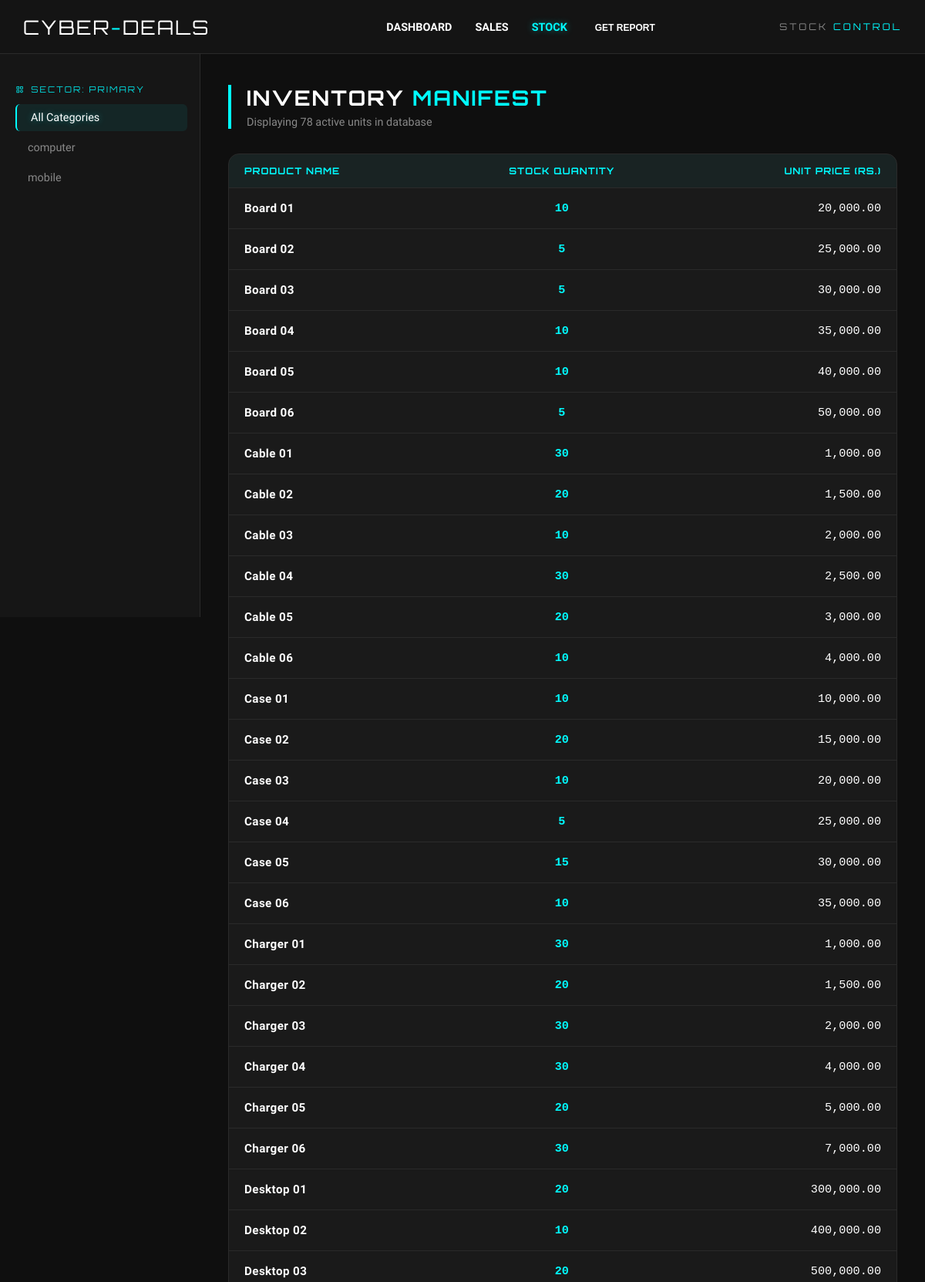
Screenshot of /public/admin/reports/stock.php (upper part) with the database file from the repository.
### tables this page shows
CREATE TABLE IF NOT EXISTS `products` (
  `id` int(11) NOT NULL AUTO_INCREMENT,
  `name` varchar(255) NOT NULL,
  `mainCategory` varchar(255) NOT NULL,
  `subCategory` varchar(255) NOT NULL,
  `description` text NOT NULL,
  `price` decimal(10,2) NOT NULL,
  `quantity` int(11) NOT NULL,
  `image` varchar(255) NOT NULL,
  PRIMARY KEY (`id`)
);

### public/admin/reports/stock.php (the view, shortened to what this page needs)
<?php
$database = new Database();
$db = $database->getConnection();
$mainCategory = $_GET['mainCategory'] ?? '';
$subCategory  = $_GET['subCategory'] ?? '';
$mainCategories = $db
    ->query("SELECT DISTINCT mainCategory FROM products ORDER BY mainCategory")
    ->fetchAll(PDO::FETCH_ASSOC);
$sql = "SELECT name, quantity, price FROM products
        WHERE (:mainCategory = '' OR mainCategory = :mainCategory)
          AND (:subCategory  = '' OR subCategory  = :subCategory)
        ORDER BY name";
$stmt = $db->prepare($sql);
$stmt->execute([
    ':mainCategory' => $mainCategory,
    ':subCategory'  => $subCategory
]);
$products = $stmt->fetchAll(PDO::FETCH_ASSOC);
?>
<!DOCTYPE html>
<html lang="en">
<head>
    <link href='https://unpkg.com/boxicons@2.1.4/css/boxicons.min.css' rel='stylesheet'>
    <link href="../../assets/css/staff/admin/stock_report.css" rel="stylesheet">
</head>
<body>
    <nav class="navbar">
        <div class="nav-content">
            <div class="brand-section">
                <a class="brand-name">CYBER<span class="blue">-</span>DEALS</a>
            </div>
            <ul class="nav-links">
                <li><a href="../dashboard.php">Dashboard</a></li>
                <li><a href="sales.php">Sales</a></li>
                <li><a href="stock.php" class="active">Stock</a></li>
                <li>
                    <form action="download_stock_report.php" method="POST">
                        <button type="submit" class="btn-report">
                            <span>Get Report</span>
                        </button>
                    </form>
                </li>
            </ul>
            <div class="nav-title">STOCK <span class="blue">CONTROL</span></div>
        </div>
    </nav>
    <aside class="sidebar" id="adminSidebar">
        <div class="sidebar-section">
            <p class="section-label"><i class='bx bx-category'></i> SECTOR: PRIMARY</p>
            <ul>
                <li class="<?= empty($mainCategory) ? 'active' : '' ?>">
                    <a href="stock.php">All Categories</a>
                </li>
                <?php foreach ($mainCategories as $cat): ?>
                    <li class="<?= ($mainCategory === $cat['mainCategory']) ? 'active' : '' ?>">
                        <a href="?mainCategory=<?= urlencode($cat['mainCategory']) ?>">
                            <?= htmlspecialchars($cat['mainCategory']) ?>
                        </a>
                    </li>
                <?php endforeach; ?>
            </ul>
        </div>
    </aside>
    <div class="page-wrapper">
        <main class="main-content">
            <div class="content-header">
                <h2>INVENTORY <span class="blue">MANIFEST</span></h2>
                <p class="product-count">Displaying <?= count($products) ?> active units in database</p>
            </div>
            <div class="table-container">
                <table class="cyber-table">
                    <thead>
                        <tr>
                            <th>Product Name</th>
                            <th class="qty">Stock Quantity</th>
                            <th class="price">Unit Price (Rs.)</th>
                        </tr>
                    </thead>
                    <tbody>
                    <?php if ($products): ?>
                        <?php foreach ($products as $p): ?>
                            <tr>
                                <td class="product-name-cell"><?= htmlspecialchars($p['name']) ?></td>
                                <td class="text-center">
                                    <span class="qty-badge <?= $p['quantity'] < 10 ? 'low-stock' : '' ?>">
                                        <?= (int)$p['quantity'] ?>
                                    </span>
                                </td>
                                <td class="text-right price-cell"><?= number_format($p['price'], 2) ?></td>
                            </tr>
                        <?php endforeach; ?>
                    <?php else: ?>
                        <tr>
                            <td colspan="3" class="no-data">SYSTEM_ERROR: No inventory data found for selected filters.</td>
                        </tr>
                    <?php endif; ?>
                    </tbody>
                </table>
            </div>
        </main>
    </div>
</body>
</html>

### rows the page displays
products: name "Board 01", quantity "10", price "20,000.00"
products: name "Board 02", quantity "5", price "25,000.00"
products: name "Board 03", quantity "5", price "30,000.00"
products: name "Board 04", quantity "10", price "35,000.00"
products: name "Board 05", quantity "10", price "40,000.00"
products: name "Board 06", quantity "5", price "50,000.00"
products: name "Cable 01", quantity "30", price "1,000.00"
products: name "Cable 02", quantity "20", price "1,500.00"
products: name "Cable 03", quantity "10", price "2,000.00"
products: name "Cable 04", quantity "30", price "2,500.00"
products: name "Cable 05", quantity "20", price "3,000.00"
products: name "Cable 06", quantity "10", price "4,000.00"
products: name "Case 01", quantity "10", price "10,000.00"
products: name "Case 02", quantity "20", price "15,000.00"
products: name "Case 03", quantity "10", price "20,000.00"
products: name "Case 04", quantity "5", price "25,000.00"
products: name "Case 05", quantity "15", price "30,000.00"
products: name "Case 06", quantity "10", price "35,000.00"
products: name "Charger 01", quantity "30", price "1,000.00"
products: name "Charger 02", quantity "20", price "1,500.00"
products: name "Charger 03", quantity "30", price "2,000.00"
products: name "Charger 04", quantity "30", price "4,000.00"
products: name "Charger 05", quantity "20", price "5,000.00"
products: name "Charger 06", quantity "30", price "7,000.00"
products: name "Desktop 01", quantity "20", price "300,000.00"
products: name "Desktop 02", quantity "10", price "400,000.00"
products: name "Desktop 03", quantity "20", price "500,000.00"

### other values shown
$cat['mainCategory'] "computer"
$cat['mainCategory'] "mobile"
count($products) "78"
